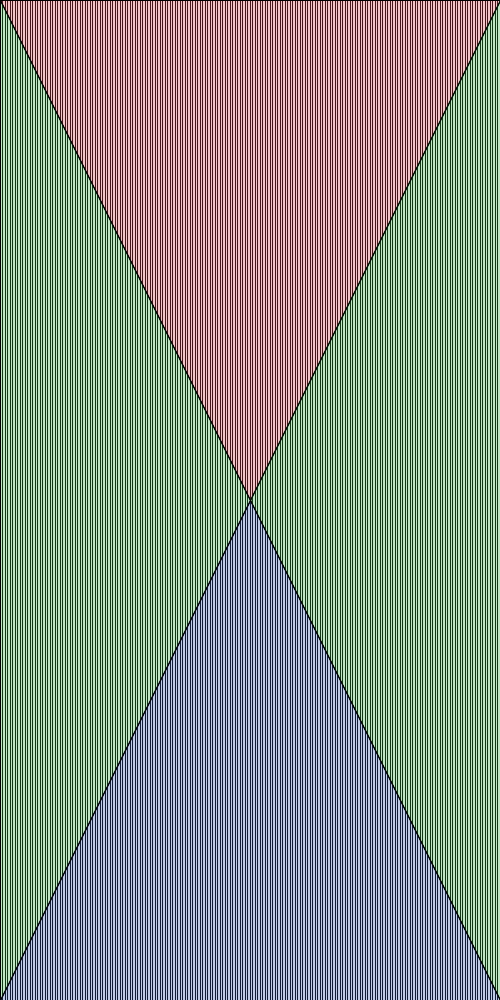
Frame 1 (no input)
Frame 60 (the mouse pressed at the canvas centre just before this capture): identical to frame 1, image omitted
Frame 120 (the mouse held since frame 60 and released just before this capture): identical to frame 1, image omitted

The Processing sketch that drew this single still picture (run headless with seeded random() and noise(); from frame 60 on, the mouse is pressed at the canvas centre):

// Processing sketch: processing_24518
// ── processing_24518.pde

void setup() {
  size(500,1000);
  smooth();
}
void draw () {
  stroke(0,0,0);
  background(255); 
  float x = 0;

  while(x<200)
  {
    line (5*x,0,5*x,height);
    x = x + 0.5;
  }
  line (0,0,500,1000);
  line (500,0,0,1000);
  fill (219,69,81,80);
  triangle(0,0,500,0,250,500);
  fill (55, 180, 68,80);
  triangle (0,0,0,1000,250,500);
  triangle (500,0,250,500,500,1000);
  fill (55,89,180,80);
  triangle (250,500,0,1000,500,1000);
  
 
 
 
 
 }
